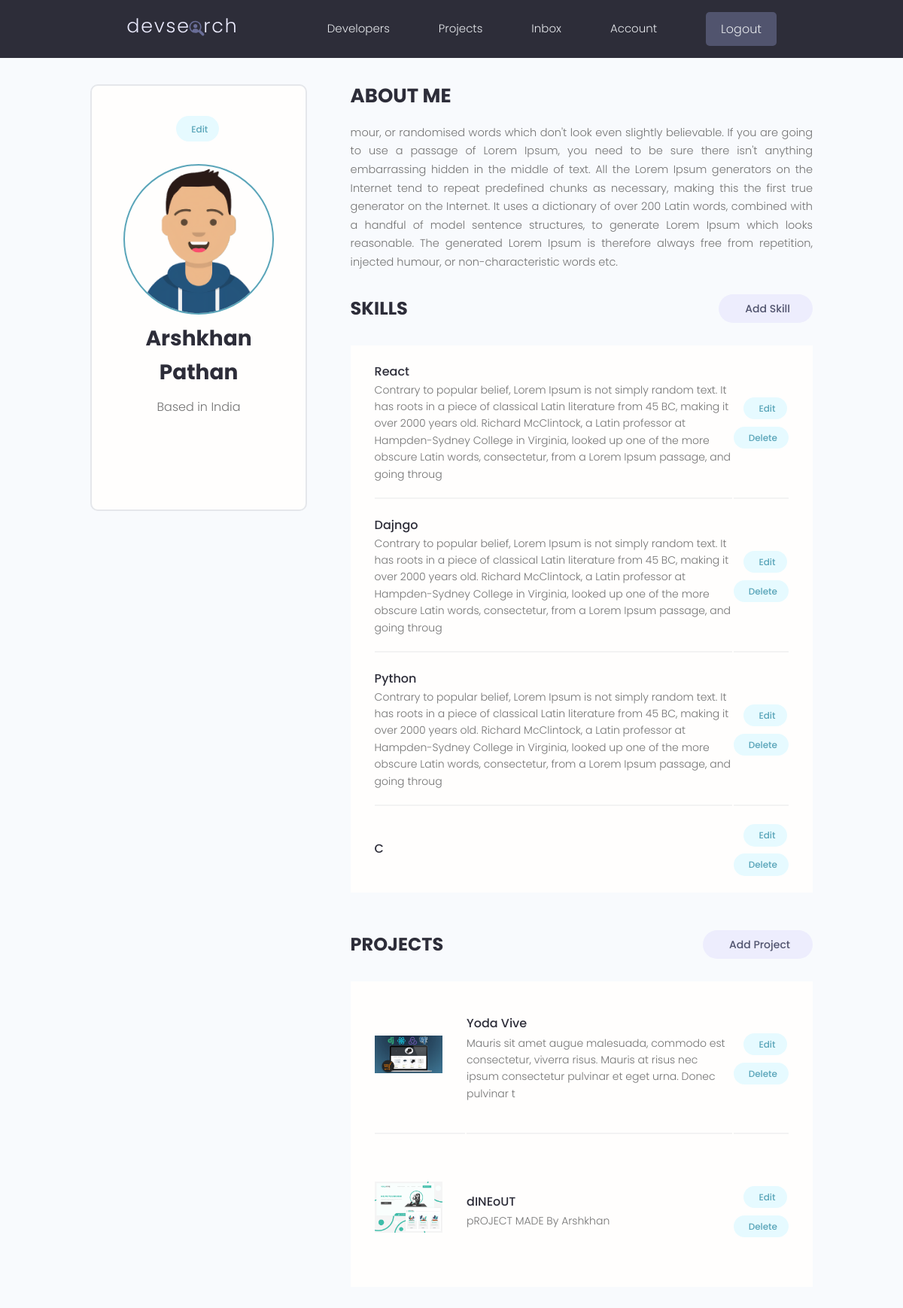
/account/ (signed in), run on the app's committed database.
### users/models.py (models this page shows, shortened)
class Profile(models.Model):
    user = models.OneToOneField(
        User, on_delete=models.CASCADE, null=True, blank=True)
    name = models.CharField(max_length=200, blank=True, null=True)
    email = models.EmailField(max_length=500, blank=True, null=True)
    username = models.CharField(max_length=200, blank=True, null=True)
    location = models.CharField(max_length=200, blank=True, null=True)
    short_intro = models.CharField(max_length=200, blank=True, null=True)
    bio = models.TextField(blank=True, null=True)
    profile_image = models.ImageField(
        null=True, blank=True, upload_to='profiles/', default="profiles/user-default.png")
    social_github = models.CharField(max_length=200, blank=True, null=True)
    social_twitter = models.CharField(max_length=200, blank=True, null=True)
    social_linkedin = models.CharField(max_length=200, blank=True, null=True)
    social_youtube = models.CharField(max_length=200, blank=True, null=True)
    social_website = models.CharField(max_length=200, blank=True, null=True)
    created = models.DateTimeField(auto_now_add=True)
    id = models.UUIDField(default=uuid.uuid4, unique=True,
                          primary_key=True, editable=False)
    class Meta:
        ordering = ['created']
    @property
    def imageURL(self):
        try:
            url = self.profile_image.url
        except:
            url = ''
        return url

class Skill(models.Model):
    owner = models.ForeignKey(
        Profile, on_delete=models.CASCADE, null=True, blank=True)
    name = models.CharField(max_length=200, blank=True, null=True)
    description = models.TextField(null=True, blank=True)
    created = models.DateTimeField(auto_now_add=True)
    id = models.UUIDField(default=uuid.uuid4, unique=True,
                          primary_key=True, editable=False)

### projects/models.py (models this page shows, shortened)
class Project(models.Model):
    owner = models.ForeignKey(
        Profile, null=True, blank=True, on_delete=models.CASCADE)
    title = models.CharField(max_length=200)
    description = models.TextField(null=True, blank=True)
    featured_image = models.ImageField(
        null=True, blank=True, default="default.jpg")
    demo_link = models.CharField(max_length=2000, null=True, blank=True)
    source_link = models.CharField(max_length=2000, null=True, blank=True)
    tags = models.ManyToManyField('Tag', blank=True)
    vote_total = models.IntegerField(default=0, null=True, blank=True)
    vote_ratio = models.IntegerField(default=0, null=True, blank=True)
    created = models.DateTimeField(auto_now_add=True)
    id = models.UUIDField(default=uuid.uuid4, unique=True,
                          primary_key=True, editable=False)
    class Meta:
        ordering = ['-vote_ratio', '-vote_total', 'title']
    @property
    def imageURL(self):
        try:
            url = self.featured_image.url
        except:
            url = ''
        return url

### users/views.py (the view)
# urls.py: path('account/', views.userAccount, name="account"),
@login_required(login_url='login')
def userAccount(request):
    profile = request.user.profile
    skills = profile.skill_set.all()
    projects = profile.project_set.all()
    context = {'profile': profile, 'skills': skills, 'projects': projects}
    return render(request, 'users/account.html', context)

### users/templates/users/account.html (shortened to what this page needs)
{% extends 'main.html' %}
{% block content %}
<main class="settingsPage profile my-md">
  <div class="container">
    <div class="layout">
      <div class="column column--1of3">
        <div class="card text-center">
          <div class="card__body dev">
            <a class="tag tag--pill tag--main settings__btn" href="{% url 'edit-account' %}">
              Edit</a>
            <img class="avatar avatar--xl dev__avatar" src="{{profile.imageURL}}" />
            <h2 class="dev__name">{{profile.name}}</h2>
            <p class="dev__location">Based in {{profile.location}}</p>
            <ul class="dev__social">
            </ul>
          </div>
        </div>
      </div>
      <div class="column column--2of3">
        <div class="devInfo">
          <h3 class="devInfo__title">About Me</h3>
          <p class="devInfo__about">{{profile.bio}}</p>
        </div>
        <div class="settings">
          <h3 class="settings__title">Skills</h3>
          <a class="tag tag--pill tag--sub settings__btn tag--lg" href="{% url 'create-skill' %}"> Add Skill</a>
        </div>
        <table class="settings__table">
          {% for skill in skills %}
          <tr>
            <td class="settings__tableInfo">
              <h4>{{skill.name}}</h4>
              <p>
                {{skill.description}}
              </p>
            </td>
            <td class="settings__tableActions">
              <a class="tag tag--pill tag--main settings__btn" href="{% url 'update-skill' skill.id %}"> Edit</a>
              <a class="tag tag--pill tag--main settings__btn" href="{% url 'delete-skill' skill.id %}?next=/account">
                Delete</a>
            </td>
          </tr>
          {% endfor %}
        </table>
        <div class="settings">
          <h3 class="settings__title">Projects</h3>
          <a class="tag tag--pill tag--sub settings__btn tag--lg" href="{% url 'create-project' %}"> Add Project</a>
        </div>
        <table class="settings__table">
          {% for project in projects %}
          <tr>
            <td class="settings__thumbnail">
              <a href="{% url 'project' project.id %}"><img src="{{project.imageURL}}" alt="Project Thumbnail" /></a>
            </td>
            <td class="settings__tableInfo">
              <a href="{% url 'project' project.id %}">{{project.title}}</a>
              <p>{{project.description|slice:"150"}}</p>
            </td>
            <td class="settings__tableActions">
              <a class="tag tag--pill tag--main settings__btn" href="{% url 'update-project' project.id %}"> Edit</a>
              <a class="tag tag--pill tag--main settings__btn"
                href="{% url 'delete-project'  project.id %}?next=/account">
                Delete</a>
            </td>
          </tr>
          {% endfor %}
        </table>
      </div>
    </div>
  </div>
</main>
{% endblock %}

### templates/main.html (shortened to what this page needs)
<!DOCTYPE html>
{% load static %}
<html>
<head>
    <link rel="stylesheet" href="https://cdn.iconmonstr.com/1.3.0/css/iconmonstr-iconic-font.min.css" />
    <link rel="stylesheet" href="{% static 'uikit/styles/uikit.css' %}" />
    <link rel="stylesheet" href="{% static 'styles/app.css' %}" />
</head>
<body>
    {% include 'navbar.html' %}
    {% block content %}
    {% endblock content %}
</body>
</html>

### templates/navbar.html (shortened to what this page needs)
{% load static %}
<header class="header">
    <div class="container container--narrow">
        <a href="{% url 'profiles' %}" class="header__logo">
            <img src="{% static 'images/logo.svg' %} " alt="DevSearch Logo" />
        </a>
        <nav class="header__nav">
            <ul class="header__menu">
                <li class="header__menuItem"><a href="{% url 'profiles' %}">Developers</a></li>
                <li class="header__menuItem"><a href="{% url 'projects' %}">Projects</a></li>
                {% if request.user.is_authenticated %}
                <li class="header__menuItem"><a href="{% url 'inbox' %}">Inbox</a></li>
                <li class="header__menuItem"><a href="{% url 'account' %}">Account</a></li>
                <li class="header__menuItem"><a href="{% url 'logout' %}" class="btn btn--sub">Logout</a></li>
                {% else %}
                <li class="header__menuItem"><a href="{% url 'login' %}" class="btn btn--sub">Login/Sign Up</a></li>
                {% endif %}
            </ul>
        </nav>
    </div>
</header>

### static/styles/app.css (style rules this page uses)
:root { --color-sub: #2d2d39; }
.btn--sub { background-color: var(--color-sub-light); }
.card { border: 2px solid var(--color-light); }
img { width: 100%; }
.header { position: sticky; z-index: 111; background-color: var(--color-sub); padding: 1.5rem 0; }
.header > .container { display: flex; justify-content: space-between; align-items: center; }
.header__logo > img { height: 3.8rem; }
.header__nav > ul { display: inline-flex; align-items: center; list-style: none; gap: 6.5rem; }
.header__menuItem > a { color: var(--color-light); font-weight: 300; }
.profile .card > .dev { padding: 4rem; }
.dev__avatar { display: block; margin: auto; }
.dev__name { color: var(--color-sub); font-size: 2.8rem; font-weight: 700; margin-top: 1rem; margin-bottom: 0.5rem; }
.dev__location { margin-top: 1rem; }
.dev__social { margin: 3rem 0; list-style: none; display: flex; justify-content: center; gap: 1.5rem; }
.devInfo { margin-bottom: 3rem; }
.devInfo__title, .devInfo__subtitle { font-size: 2.6rem; color: var(--color-sub); text-transform: uppercase; font-weight: 700; margin-bottom: 1.5rem; }
.devInfo__about, .devSkill__info { font-size: 1.45rem; line-height: 1.7; text-align: justify; }
.settingsPage .dev > .settings__btn { display: inline-block; margin-bottom: 3rem; }
.settings { display: flex; justify-content: space-between; align-items: center; }
.settings__title { font-size: 2.4rem; text-transform: uppercase; font-weight: 700; color: var(--color-sub); }
.settings__table { margin-top: 3rem; margin-bottom: 5rem; padding: 0 3rem; background: var(--color-white); }
.settings__table tr { width: 100%; }
.settings__table tr > td { padding: 2rem 0; }
.settings__table tr:not(:last-child) td { border-bottom: 2px solid var(--color-white-light); }
.settings__thumbnail { width: 23%; min-width: 10rem; }
.settings__thumbnail img { padding-right: 3rem; height: 15rem; object-fit: contain; }
.settings__tableInfo { width: 100%; }
.settings__tableInfo h4, .settings__tableInfo a { padding-right: 1rem; width: auto; font-size: 1.6rem; font-weight: 500; color: var(--color-sub); }
.settings__tableInfo p { font-size: 1.4rem; }
.settings__tableActions { text-align: right; }

### static/uikit/styles/modules/_variables.css (style rules this page uses)
:root { --color-main: #5aa5b9; --color-main-light: #e6faff; --color-sub: #3f4156; --color-sub-light: #51546e; --color-sub-lighter: #ededfd; --color-text: #737373; --color-gray: #8b8b8b; --color-light: #e5e7eb; --color-light-gray: #767676; --color-bg: #f8fafd; --color-white: #fffefd; --color-white-light: #f3f3f3; --color-success: #359e64; --color-success-bg: #def8e8; --color-error: #fc4b0b; --color-error-bg: #fff2ee; --font-base: 'Poppins', arial, helvetica, 'Segoe UI', roboto, ubuntu, sans-serif; --font-monospace: 'Fira Code', 'Courier New', courier, monospace; --font-regular: 300; --font-medium: 500; --font-bold: 700; --generic-shadow: 1px 1px 5px #00000010; --generic-transition: all 0.3s ease-in-out; }

### static/uikit/styles/modules/_base.css (style rules this page uses)
* { margin: 0; padding: 0; box-sizing: border-box; text-rendering: optimizeLegibility; color: inherit; font-size: inherit; }
html { font-size: 50%; }
@media only screen and (min-width: 480px) { html { font-size: 56.25%; } }
@media only screen and (min-width: 1200px) { html { font-size: 62.5%; } }
body { line-height: 1.6; font-weight: 400; font-size: 1.5rem; color: var(--color-text); background-color: var(--color-bg); min-height: 100vh; }

### static/uikit/styles/modules/_typography.css (style rules this page uses)
* { font-family: var(--font-base); }
h2 { font-size: 3.6rem; font-weight: var(--font-bold); }
h3 { font-size: 3.2rem; font-weight: var(--font-medium); }
h4 { font-size: 2.8rem; font-weight: var(--font-medium); }
p, span, strong { font-size: 1.6rem; color: var(--color-text); font-weight: var(--font-regular); }
a { padding-bottom: 2px; text-decoration: none; display: inline-block; color: var(--color-main); font-weight: var(--font-medium); }

### static/uikit/styles/modules/_utilities.css (style rules this page uses)
.container { width: 92%; max-width: 165rem; margin: 0 auto; box-sizing: border-box; }
.container--narrow { width: 92%; max-width: 120rem; }
@media screen and (min-width: 1000px) { .container { width: 90%; } }
@media screen and (min-width: 1000px) { .container--narrow { width: 85%; } }
@media screen and (min-width: 1200px) { .container { width: 80%; } }
@media screen and (min-width: 1200px) { .container--narrow { width: 72%; } }
.text-center { text-align: center; }
.my-md { margin: 3rem auto; }

### static/uikit/styles/modules/_avatar.css (style rules this page uses)
.avatar { border-radius: 50%; border: 2px solid var(--color-main); object-fit: cover; }
.avatar--xl { height: 20rem; width: 20rem; }

### data on the page
Profile: imageURL (picture), name "Arshkhan Pathan", location "India", bio "mour, or randomised words which don't look even slightly believable. If you are going to use a passage of Lorem Ipsum, you need to be sure there isn't anything embarrassing hidden in the middle of text. All the Lorem Ipsum generators on the Internet tend to repeat predefined chunks as necessary, making this the first true generator on the Internet. It uses a dictionary of over 200 Latin words, combined with a handful of model sentence structures, to generate Lorem Ipsum which looks reasonable. The generated Lorem Ipsum is therefore always free from repetition, injected humour, or non-characteristic words etc."
Skill: name "React", description "Contrary to popular belief, Lorem Ipsum is not simply random text. It has roots in a piece of classical Latin literature from 45 BC, making it over 2000 years old. Richard McClintock, a Latin professor at Hampden-Sydney College in Virginia, looked up one of the more obscure Latin words, consectetur, from a Lorem Ipsum passage, and going throug"
Skill: name "Dajngo", description "Contrary to popular belief, Lorem Ipsum is not simply random text. It has roots in a piece of classical Latin literature from 45 BC, making it over 2000 years old. Richard McClintock, a Latin professor at Hampden-Sydney College in Virginia, looked up one of the more obscure Latin words, consectetur, from a Lorem Ipsum passage, and going throug"
Skill: name "Python", description "Contrary to popular belief, Lorem Ipsum is not simply random text. It has roots in a piece of classical Latin literature from 45 BC, making it over 2000 years old. Richard McClintock, a Latin professor at Hampden-Sydney College in Virginia, looked up one of the more obscure Latin words, consectetur, from a Lorem Ipsum passage, and going throug"
Skill: name "C"
Project: imageURL (picture), title "Yoda Vive", description "Mauris sit amet augue malesuada, commodo est consectetur, viverra risus. Mauris at risus nec ipsum consectetur pulvinar et eget urna. Donec pulvinar t"
Project: imageURL (picture), title "dINEoUT", description "pROJECT MADE By Arshkhan"
